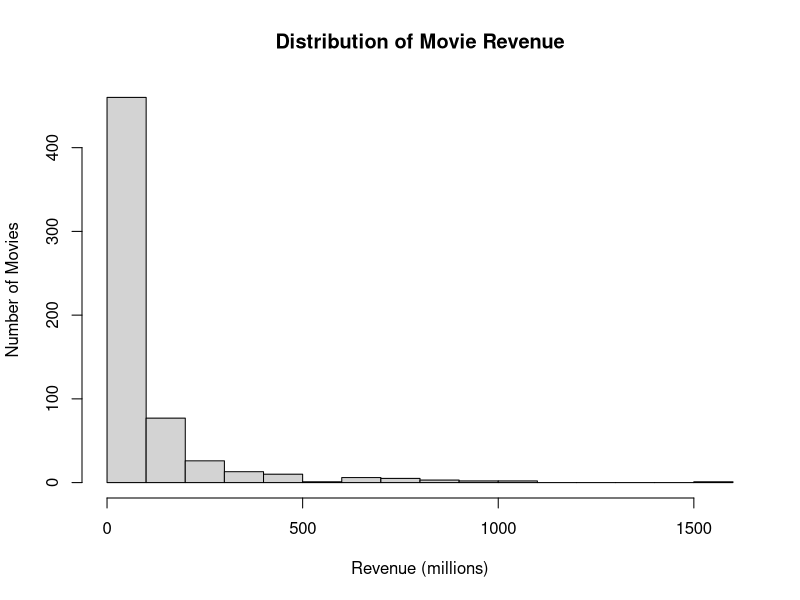

The R source for this figure:
## ---- chunk 1
knitr::opts_chunk$set(echo = TRUE)
## ---- chunk 2
install.packages("readr")
## ---- chunk 3
library(readr)
## ---- chunk 4
movies2 <- read_tsv("movies2.tsv")
nrow(movies2)
ncol(movies2)

## ---- chunk 5
names(movies2)

## ---- chunk 6
summary(movies2$revenue)

## ---- chunk 7
movies2[which.max(movies2$revenue), c("title", "revenue")]
movies2[which.min(movies2$revenue), c("title", "revenue")]

## ---- chunk 8
hist(movies2$revenue / 1000000,
     main = "Distribution of Movie Revenue",
     xlab = "Revenue (millions)",
     ylab = "Number of Movies",
     breaks = 20)

## ---- chunk 9
movies2$log_revenue <- log(movies2$revenue)
movies2$log_revenue

## ---- chunk 10

#WRITE YOUR CODE HERE

## ---- chunk 11

#WRITE YOUR CODE HERE

## ---- chunk 12
#WRITE YOUR CODE HERE

## ---- chunk 13
#WRITE YOUR CODE HERE

## ---- chunk 14
#WRITE YOUR CODE HERE

## ---- chunk 15
#WRITE YOUR CODE HERE

## ---- chunk 16
#WRITE YOUR CODE HERE

## ---- chunk 17
#WRITE YOUR CODE HERE


## ---- chunk 18
#WRITE YOUR CODE HERE

## ---- chunk 19
#WRITE YOUR CODE HERE

## ---- chunk 20
#WRITE YOUR CODE HERE

## ---- chunk 21
#WRITE YOUR CODE HERE

## ---- chunk 22
#WRITE YOUR CODE HERE

## ---- chunk 23
#WRITE YOUR CODE HERE

## ---- chunk 24
#WRITE YOUR CODE HERE

## ---- chunk 25
#WRITE YOUR CODE HERE

## ---- chunk 26
#WRITE YOUR CODE HERE

## ---- chunk 27
#WRITE YOUR CODE HERE

## ---- chunk 28
#WRITE YOUR CODE HERE

## ---- chunk 29
#WRITE YOUR CODE HERE

## ---- chunk 30
#WRITE YOUR CODE HERE

## ---- chunk 31
#WRITE YOUR CODE HERE

## ---- chunk 32
#WRITE YOUR CODE HERE

## ---- chunk 33
#WRITE YOUR CODE HERE

## ---- chunk 34
#WRITE YOUR CODE HERE

## ---- chunk 35
#WRITE YOUR CODE HERE

## ---- chunk 36
#WRITE YOUR CODE HERE

## ---- chunk 37
#WRITE YOUR CODE HERE

## ---- chunk 38
#WRITE YOUR CODE HERE

## ---- chunk 39
#WRITE YOUR CODE HERE
